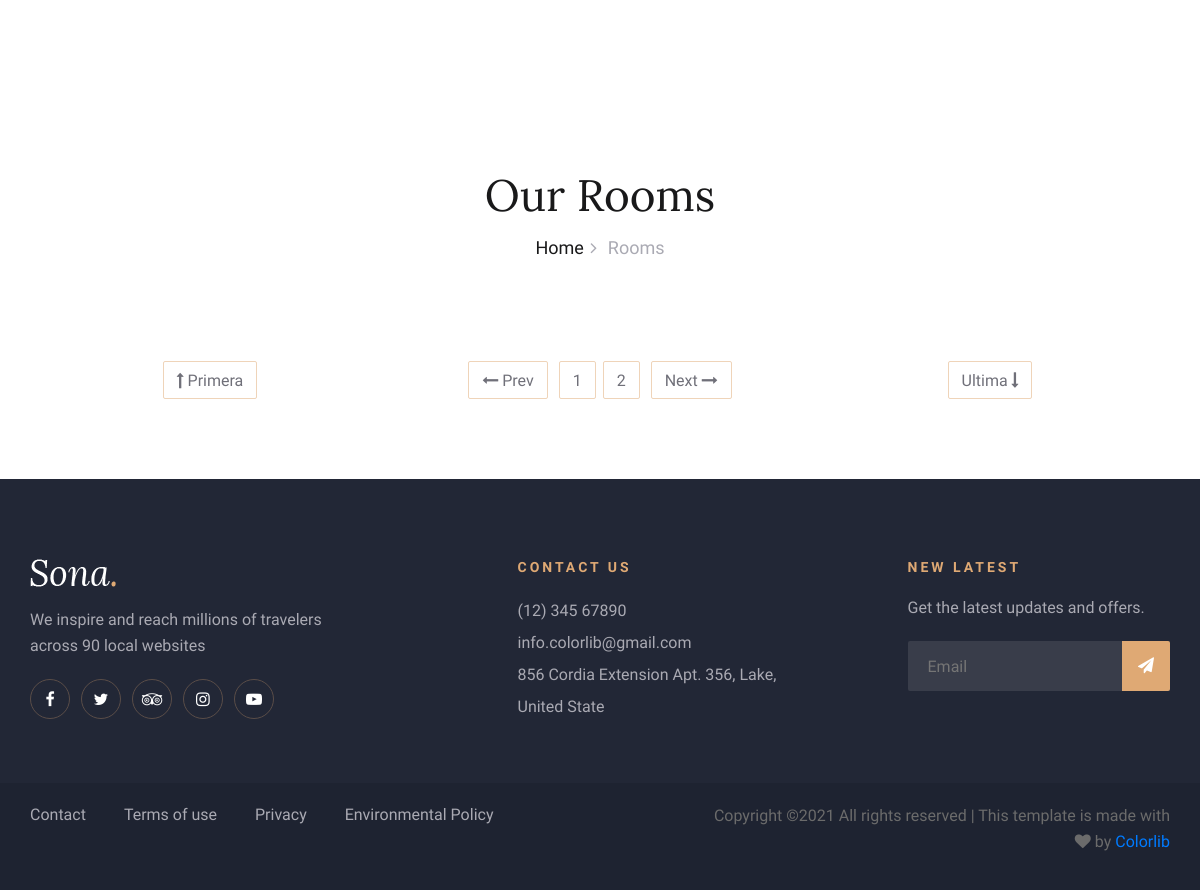
Page /index.php?ruta=Rooms (lower part) on the earlier database version.
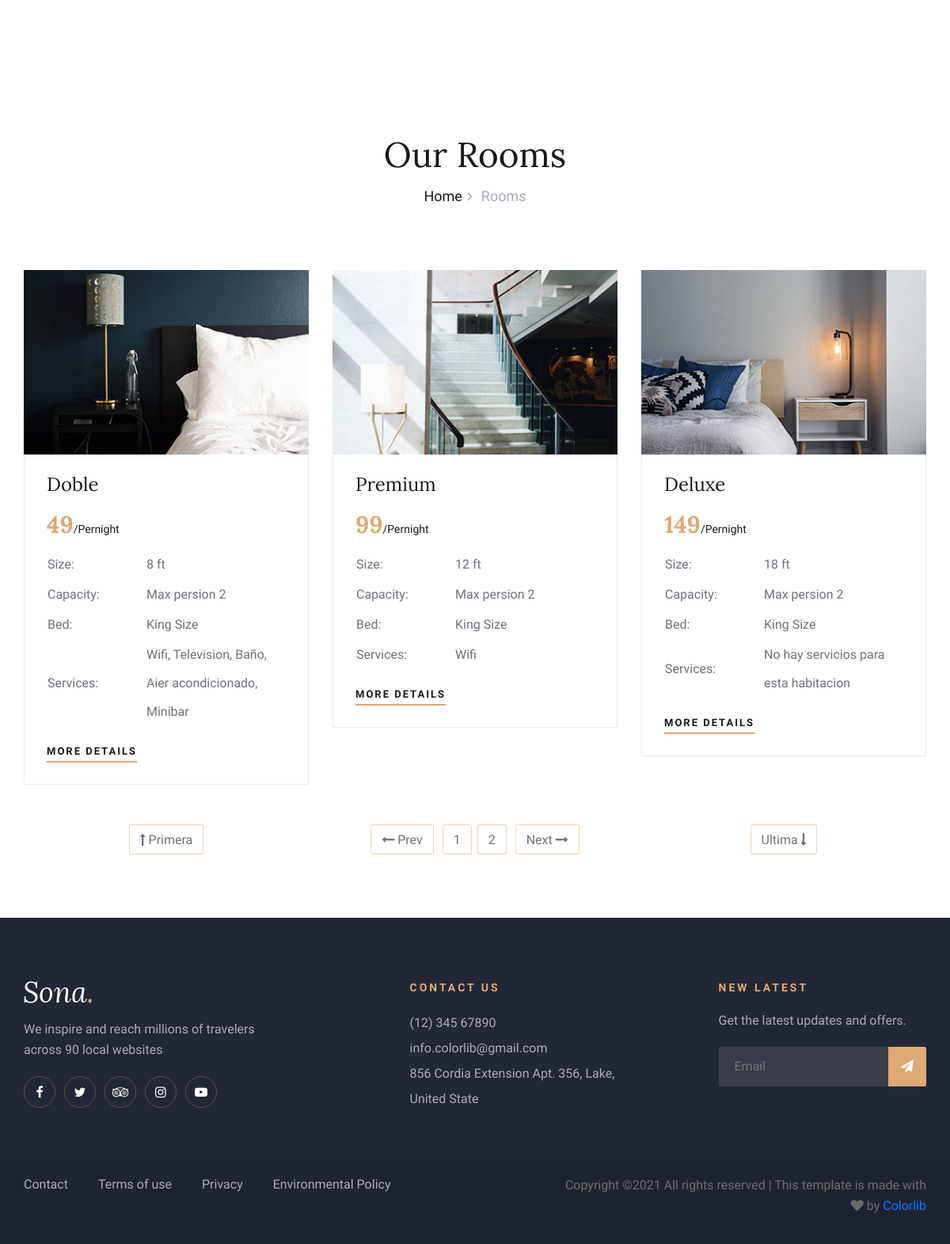
Same page on the later database version.
### tables this page shows
CREATE TABLE IF NOT EXISTS Habitacion(
    Id_Categoria INT AUTO_INCREMENT PRIMARY KEY,
    tipo VARCHAR(75),
    imagen VARCHAR(100),
    imagen_room VARCHAR(100),
    tamaño INT(4),
    precio INT(5),
    capacidad INT(2),
    tipo_cama VARCHAR(50),
    direccion VARCHAR(100),
    fecha timestamp
);

### controladores/plantilla.controlador.php (called while the page is built)
<?php
    class controladorPlantilla{
        Public function ctrPlantilla(){
            include('views/plantilla.php');
        }
    }

### index.php (called while the page is built, shortened)
<?php
require_once('controladores/plantilla.controlador.php');
require_once('controladores/Habitacion.controlador.php');
require_once('controladores/serviciosHabitacion.controlador.php');
require_once('controladores/servicios.controlador.php');
require_once('controladores/serviciosHotel.controlador.php');
require_once('controladores/paginacion.controlador.php');
require_once('models/Habitacion.model.php');
require_once('models/serviciosHabitacion.model.php');
require_once('models/servicios.model.php');
require_once('models/paginacion.model.php');
require_once('models/General.model.php');
$plantilla = new controladorPlantilla();
$plantilla->ctrPlantilla();

### models/paginacion.model.php (called while the page is built)
<?php
require_once('conexion.php');
class PaginationModel{
    Public static function getTotalReg($tabla, $inicio, $porpag) {
        $conexion = Conexion::conectar();
        $linea = "SELECT * FROM $tabla LIMIT $inicio ,$porpag";
        $resultado = $conexion->query($linea);
        $resultados = $resultado->fetchall();
        return count($resultados);
    }
}

### controladores/paginacion.controlador.php (called while the page is built, shortened)
<?php
class paginacionController
{
    public $totalPag;
    public $pagActual;
    public function __construct($tabla, $porpag, $pagActual)
    {
        $inicio = 1;
        $totalReg = PaginationModel::getTotalReg($tabla, $inicio, $porpag);
        $totalReg = 6;
        $this->totalPag = (INT)ceil($totalReg / $porpag);
        $this->pagActual = $pagActual;
    }
    public function sigPagina()
    {
        $totalPag = $this->totalPag;
        $pagActual = $this->pagActual;
        $pagina = $pagActual+1;
        return $pagina;
    }
    Public function antPagina(){
        $pagActual = $this->pagActual;
        if ($pagActual==1) {
            $pagina = 1;
        }else {
            $pagina = $pagActual-1;
        }
        return $pagina;
    }
}

### models/Habitacion.model.php (called while the page is built)
<?php
    require_once('conexion.php');
    class HabitacionModel{
        Public static function mdlMostrarHabitacion($tabla, $inicio, $porpag){
            $conexion = Conexion::conectar();
            $sql = "SELECT * FROM $tabla LIMIT $inicio, $porpag";
            $sentencia = $conexion->prepare($sql);
            $sentencia ->execute();
            $categorias = $sentencia->fetchAll();
            return $categorias;
        }
        Public static function mdlUrlHabitacion($tabla){
            $sentencia = Conexion::conectar()->prepare("SELECT * FROM $tabla");
            $sentencia ->execute();
            $categorias = $sentencia->fetchAll();
            return $categorias;
        }
    }

### controladores/habitacion.controlador.php (called while the page is built)
<?php
    class HabitacionController{
        Public function ctrMostrarHabitacion($inicio, $porpag){
            $tabla = "Habitacion";
            $respuesta  = HabitacionModel::mdlMostrarHabitacion($tabla, $inicio, $porpag);
            return $respuesta;
        }
        Public function ctrUrlHabitacion(){
            $tabla = "Habitacion";
            $respuesta  = HabitacionModel::mdlUrlHabitacion($tabla);
            return $respuesta;
        }
    }

### models/conexion.php (called while the page is built)
<?php
class Conexion{
    static public function conectar() {
        $servername ="localhost";
        $dbname="hotel";
        $username = "root";
        $password = "";
        $conexion = new PDO("mysql:host=$servername;dbname=$dbname", $username, $password);
        $conexion->exec("set names utf8");
        return $conexion;
    }
}

### models/serviciosHabitacion.model.php (called while the page is built, shortened)
<?php
    require_once('conexion.php');
    class serviciosHabitacionModel{
        Public static function mdlMostrarServiciosHabitacion($tabla,$id_categoria){
            $conexion = Conexion::conectar();
            $sql ="SELECT * FROM $tabla WHERE id_categoria = :id_categoria";
            $sentencia = $conexion->prepare($sql);
            $sentencia->bindValue(':id_categoria',$id_categoria);
            $sentencia->execute();
            $servicios = $sentencia->fetchAll();
            return $servicios;
        }
    }

### controladores/serviciosHabitacion.controlador.php (called while the page is built)
<?php
    class serviciosHabitacionController{
        Public function ctrMostrarServiciosHabitacion($id_categoria){
            $tabla = "servicioshabitacion";
            $respuesta  = serviciosHabitacionModel::mdlMostrarServiciosHabitacion($tabla,$id_categoria);
            return $respuesta;
        }
    }

### models/servicios.model.php (called while the page is built)
<?php
    require_once('conexion.php');
    class serviciosModel{
        Public static function mdlMostrarServicios($tabla,$id_servicio){
            $conexion = Conexion::conectar();
            $sql ="SELECT * FROM $tabla WHERE id_servicio = :id_servicio";
            $sentencia = $conexion->prepare($sql);
            $sentencia->bindValue(':id_servicio',$id_servicio);
            $sentencia->execute();
            $servicios = $sentencia->fetch();
            return $servicios;
        }
    }

### controladores/servicios.controlador.php (called while the page is built)
<?php
    class serviciosController{
        Public function ctrSacarServicio($id){
            $tabla = "servicios";
            $respuesta  = serviciosModel::mdlMostrarServicios($tabla,$id);
            return $respuesta;
        }
    }

### models/General.model.php (called while the page is built, shortened)
<?php
class General{
    Public Static function separarArray($array, $separador){
        $resultado =implode($separador, $array);
        return $resultado;
    }
}

### views/modulos/rooms.php (the view, shortened to what this page needs)
<?php
if (isset($_SESSION['pagina'])) {
    $pagina = $_SESSION['pagina'];
} else {
    $pagina = 1;
}
if ($_SERVER['REQUEST_METHOD'] == 'GET') {
    if (isset($_GET['pag'])) {
        $pagina = $_GET['pag'];
    } else {
        $pagina = 1;
    }
}
$porpag = 3;
$tabla ="Habitacion";
$inicio = $porpag * ($pagina - 1);
$paginacion = new paginacionController($tabla, $porpag, $pagina);
$categorias = new HabitacionController();
$Habitaciones = $categorias->ctrMostrarHabitacion($inicio, $porpag);
?>
<?php include_once('hero.php'); ?>
<div class="breadcrumb-section">
    <div class="container">
        <div class="row">
            <div class="col-lg-12">
                <div class="breadcrumb-text">
                    <h2>Our Rooms</h2>
                    <div class="bt-option">
                        <a href="inicio">Home</a>
                        <span>Rooms</span>
                    </div>
                </div>
            </div>
        </div>
    </div>
</div>
<section class="rooms-section spad">
    <div class="container">
        <div class="row">
            <?php foreach ($Habitaciones as $Habitacion) : ?>
                <div class="col-lg-4 col-md-6">
                    <div class="room-item">
                        <img src="<?= $Habitacion['imagen_room'] ?>" alt="">
                        <div class="ri-text">
                            <h4><?= $Habitacion['tipo'] ?></h4>
                            <h3><?= $Habitacion['precio'] ?><span>/Pernight</span></h3>
                            <table>
                                <tbody>
                                    <tr>
                                        <td class="r-o">Size:</td>
                                        <td><?= $Habitacion['tamaño'] ?> ft</td>
                                    </tr>
                                    <tr>
                                        <td class="r-o">Capacity:</td>
                                        <td>Max persion <?= $Habitacion['capacidad'] ?></td>
                                    </tr>
                                    <tr>
                                        <td class="r-o">Bed:</td>
                                        <td><?= $Habitacion['tipo_cama'] ?></td>
                                    </tr>
                                    <tr>
                                            <td class="r-o">Services:</td>
                                            <?php
                                            $serviciosHabitaciones = new serviciosHabitacionController();
                                            $servicios2 = $serviciosHabitaciones->ctrMostrarServiciosHabitacion($Habitacion['Id_Categoria']);
                                            $servicio = new ServiciosController();
                                            $resultado=Array();
                                            foreach ($servicios2 as $valor2) {
                                                $servicios = $servicio->ctrSacarServicio($valor2['id_servicio']);
                                                $resultado[] = $servicios['servicio'];
                                            }
                                            if ($resultado) {
                                                $mostrar = General::separarArray($resultado,', ');
                                            }else {
                                                $mostrar='No hay servicios para esta habitacion';
                                            }
                                            ?>
                                            <td><?=$mostrar?></td>
                                        </tr>
                                </tbody>
                            </table>
                            <a href="<?= $Habitacion['direccion'] ?>" class="primary-btn">More Details</a>
                        </div>
                    </div>
                </div>
            <?php endforeach; ?>
            <div class="col-lg-4">
                <div class="room-pagination">
                    <a href="index.php?ruta=Rooms&pag=1"><i class="fa fa-long-arrow-up"></i> Primera</a>
                </div>
            </div>
            <div class="col-lg-4">
                <div class="room-pagination">
                    <a href="index.php?ruta=Rooms&pag=<?= $paginacion->antPagina() ?>"><i class="fa fa-long-arrow-left"></i> Prev</a>
                    <?php
                    $totalpag = $paginacion->totalPag;
                    for ($i = 1; $i <= $totalpag; $i++) {
                        echo '<a href="index.php?ruta=Rooms&pag=' . $i . '">' . $i . '</a>';
                    }
                    ?>
                    <a href="index.php?ruta=Rooms&pag=<?= $paginacion->sigPagina() ?>">Next <i class="fa fa-long-arrow-right"></i></a>
                </div>
            </div>
            <div class="col-lg-4">
                <div class="room-pagination">
                    <a href="index.php?ruta=Rooms&pag=<?= $paginacion->totalPag ?>">Ultima <i class="fa fa-long-arrow-down"></i></a>
                </div>
            </div>
        </div>
    </div>
</section>

### views/modulos/header.php (shortened to what this page needs)
<!DOCTYPE html>
<html lang="zxx">
<head>
    <link rel="stylesheet" href="views/css/bootstrap.min.css" type="text/css">
    <link rel="stylesheet" href="views/css/font-awesome.min.css" type="text/css">
    <link rel="stylesheet" href="views/css/elegant-icons.css" type="text/css">
    <link rel="stylesheet" href="views/css/flaticon.css" type="text/css">
    <link rel="stylesheet" href="views/css/owl.carousel.min.css" type="text/css">
    <link rel="stylesheet" href="views/css/nice-select.css" type="text/css">
    <link rel="stylesheet" href="views/css/jquery-ui.min.css" type="text/css">
    <link rel="stylesheet" href="views/css/magnific-popup.css" type="text/css">
    <link rel="stylesheet" href="views/css/slicknav.min.css" type="text/css">
    <link rel="stylesheet" href="views/css/style.css" type="text/css">
</head>
<body>

### views/plantilla.php (shortened to what this page needs)
<?php include_once('modulos/header.php') ?>
<?php
$habitaciones= new HabitacionController();
$direcciones = $habitaciones->ctrUrlHabitacion();
if (isset($_GET['ruta'])) {
    if (
        $_GET['ruta'] == 'inicio' ||
        $_GET['ruta'] == 'Rooms' ||
        $_GET['ruta'] == 'about' ||
        $_GET['ruta'] == 'pages' ||
        $_GET['ruta'] == 'news' ||
        $_GET['ruta'] == 'contact'
    ) {
        include('modulos/' . $_GET['ruta'] . '.php');
    }
} else {
    include('modulos/inicio.php');
}
?>
<?php require_once('modulos/footer.php') ?>

### views/modulos/hero.php (shortened to what this page needs)
<section class="hero-section">
</section>

### views/modulos/footer.php (shortened to what this page needs)
<footer class="footer-section">
        <div class="container">
            <div class="footer-text">
                <div class="row">
                    <div class="col-lg-4">
                        <div class="ft-about">
                            <div class="logo">
                                <a href="#">
                                    <img src="img/footer-logo.png" alt="">
                                </a>
                            </div>
                            <p>We inspire and reach millions of travelers<br /> across 90 local websites</p>
                            <div class="fa-social">
                                <a href="#"><i class="fa fa-facebook"></i></a>
                                <a href="#"><i class="fa fa-twitter"></i></a>
                                <a href="#"><i class="fa fa-tripadvisor"></i></a>
                                <a href="#"><i class="fa fa-instagram"></i></a>
                                <a href="#"><i class="fa fa-youtube-play"></i></a>
                            </div>
                        </div>
                    </div>
                    <div class="col-lg-3 offset-lg-1">
                        <div class="ft-contact">
                            <h6>Contact Us</h6>
                            <ul>
                                <li>(12) 345 67890</li>
                                <li>info.colorlib@gmail.com</li>
                                <li>856 Cordia Extension Apt. 356, Lake, United State</li>
                            </ul>
                        </div>
                    </div>
                    <div class="col-lg-3 offset-lg-1">
                        <div class="ft-newslatter">
                            <h6>New latest</h6>
                            <p>Get the latest updates and offers.</p>
                            <form action="#" class="fn-form">
                                <input type="text" placeholder="Email">
                                <button type="submit"><i class="fa fa-send"></i></button>
                            </form>
                        </div>
                    </div>
                </div>
            </div>
        </div>
        <div class="copyright-option">
            <div class="container">
                <div class="row">
                    <div class="col-lg-7">
                        <ul>
                            <li><a href="#">Contact</a></li>
                            <li><a href="#">Terms of use</a></li>
                            <li><a href="#">Privacy</a></li>
                            <li><a href="#">Environmental Policy</a></li>
                        </ul>
                    </div>
                    <div class="col-lg-5">
                        <div class="co-text">
                            <p>
                                Copyright &copy; All rights reserved | This template is made with <i class="fa fa-heart" aria-hidden="true"></i> by <a href="https://colorlib.com" target="_blank">Colorlib</a>
                            </p>
                        </div>
                    </div>
                </div>
            </div>
        </div>
    </footer>
</body>
</html>

Differences in the rows shown:
added habitacion: imagen_room (picture), tipo "Doble", precio "49", tamaño "8", capacidad "2", tipo_cama "King Size", mostrar "Wifi, Television, Baño, Aier acondicionado, Minibar"
added habitacion: imagen_room (picture), tipo "Premium", precio "99", tamaño "12", capacidad "2", tipo_cama "King Size", mostrar "Wifi"
added habitacion: imagen_room (picture), tipo "Deluxe", precio "149", tamaño "18", capacidad "2", tipo_cama "King Size", mostrar "No hay servicios para esta habitacion"
